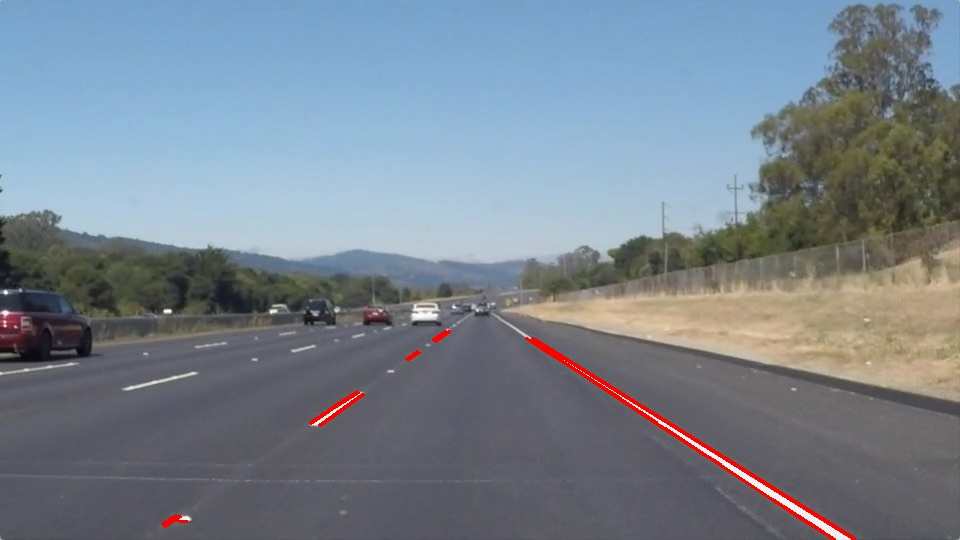
#> input picture TermOne/CarND-LaneLines-P1/line-segments-example.jpg, 960 x 540 px
$ python -i laneDetection.py   (imports and definitions only)
#> lines starting #> are read from the running program, lines starting #| are printed output that depends on the picture; after the words box and inside, x2 and y2 are one past the last pixel; in counts of white or black regions, pixels touching at a corner belong together
#> further down, picture is the input picture: shape (540, 960, 3); mean B, G, R 142.5, 131.4, 120.8
import matplotlib.pyplot as plt
import matplotlib.image as mpimg
import numpy as np
import cv2
import sys

# [2 lines not run here, left out]


# [7 lines left out: function grayscale, not called in this run]
    # Or use BGR2GRAY if you read an image with cv2.imread()
    # return cv2.cvtColor(img, cv2.COLOR_BGR2GRAY)


def canny(img, low_threshold, high_threshold):
    """Applies the Canny transform"""
    return cv2.Canny(img, low_threshold, high_threshold)


def gaussian_blur(img, kernel_size):
    """Applies a Gaussian Noise kernel"""
    return cv2.GaussianBlur(img, (kernel_size, kernel_size), 0)


# [100 lines left out: functions region_of_interest, draw_lines, hough_lines, not called in this run]


# Python 3 has support for cool math symbols.
def weighted_img(img, initial_img, _alpha=0.8, _beta=1., _lambda=0.):
    return cv2.addWeighted(initial_img, _alpha, img, _beta, _lambda)


def filter_white_and_yellow_color(image):
    white_threshold = 200
    lower_white = np.array([white_threshold, white_threshold, white_threshold])
    upper_white = np.array([255, 255, 255])
    white_mask = cv2.inRange(image, lower_white, upper_white)
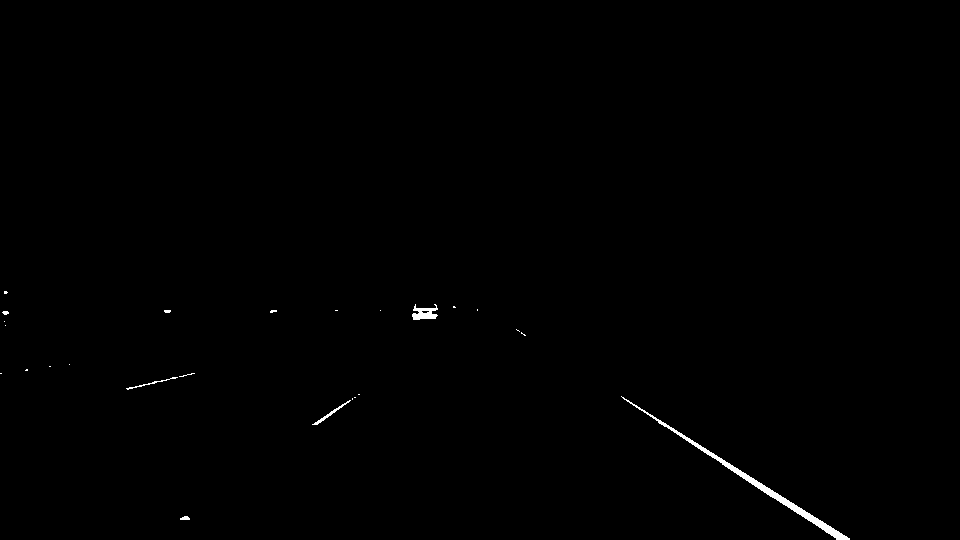
#> white_mask: shape (540, 960); 0.36% white; 25 white regions (19 under 20 px), largest, box (x1, y1, x2, y2) and area: (621, 396, 850, 540) 1262, (412, 304, 438, 320) 246, (312, 400, 351, 425) 111, (126, 377, 178, 390) 80, (180, 516, 190, 520) 31, (2, 311, 9, 315) 21
    white_image = cv2.bitwise_and(image, image, mask=white_mask)

    hsv = cv2.cvtColor(image, cv2.COLOR_BGR2HSV)
#> hsv: shape (540, 960, 3); mean H, S, V 94.5, 53.9, 149.7
    lower_yellow = np.array([90, 100, 100])
    upper_yellow = np.array([110, 255, 255])
    yellow_mask = cv2.inRange(hsv, lower_yellow, upper_yellow)
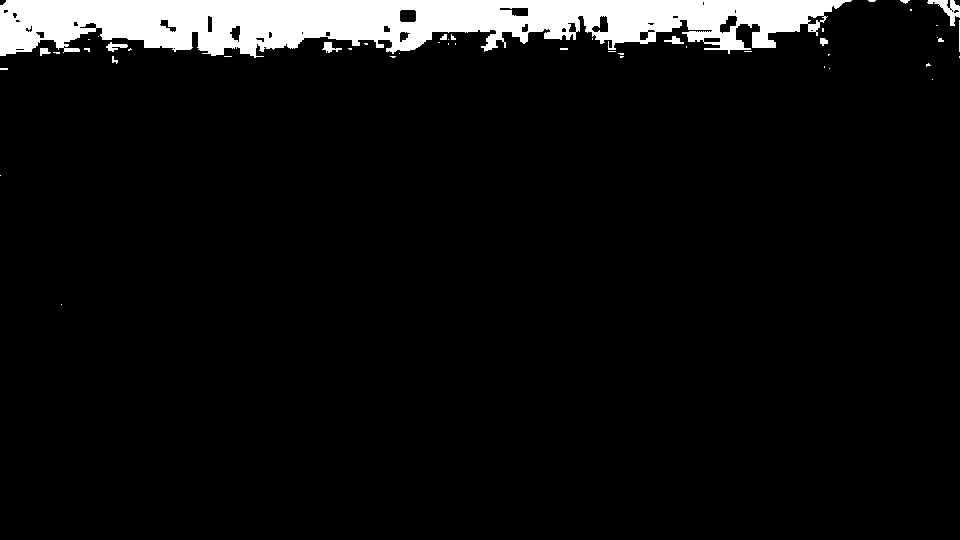
#> yellow_mask: shape (540, 960); 6.5% white; 48 white regions (37 under 20 px), largest, box (x1, y1, x2, y2) and area: (0, 0, 852, 58) 32513, (927, 0, 960, 26) 320, (106, 42, 128, 52) 106
    yellow_image = cv2.bitwise_and(image, image, mask=yellow_mask)
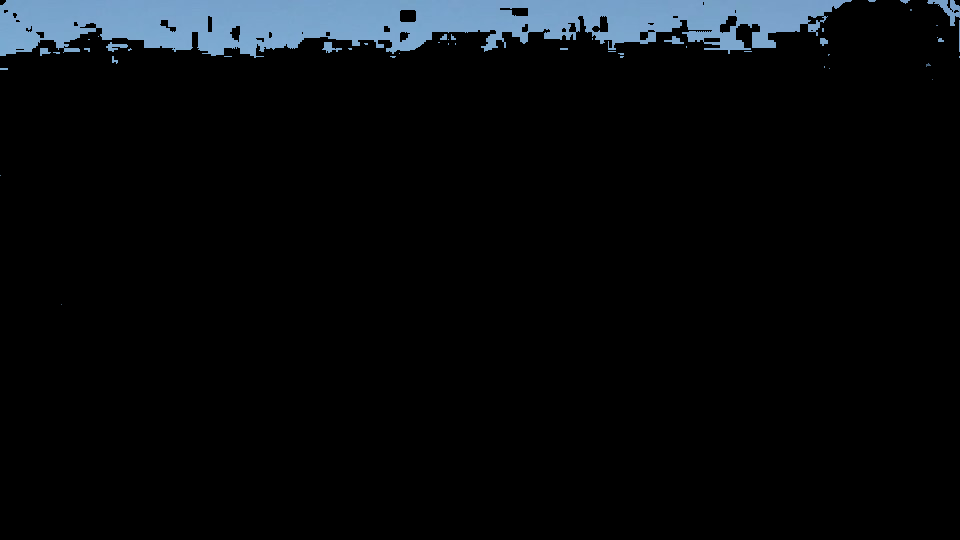
#> yellow_image: shape (540, 960, 3); mean B, G, R 13.2, 10.7, 7.9

    result = cv2.addWeighted(white_image, 1., yellow_image, 1., 0.)
    return result


# [49 lines left out: function detect_line_in_images, not called in this run]

>>> import cv2
>>> picture = cv2.imread('../CarND-LaneLines-P1/line-segments-example.jpg')
>>> result = filter_white_and_yellow_color(picture)
